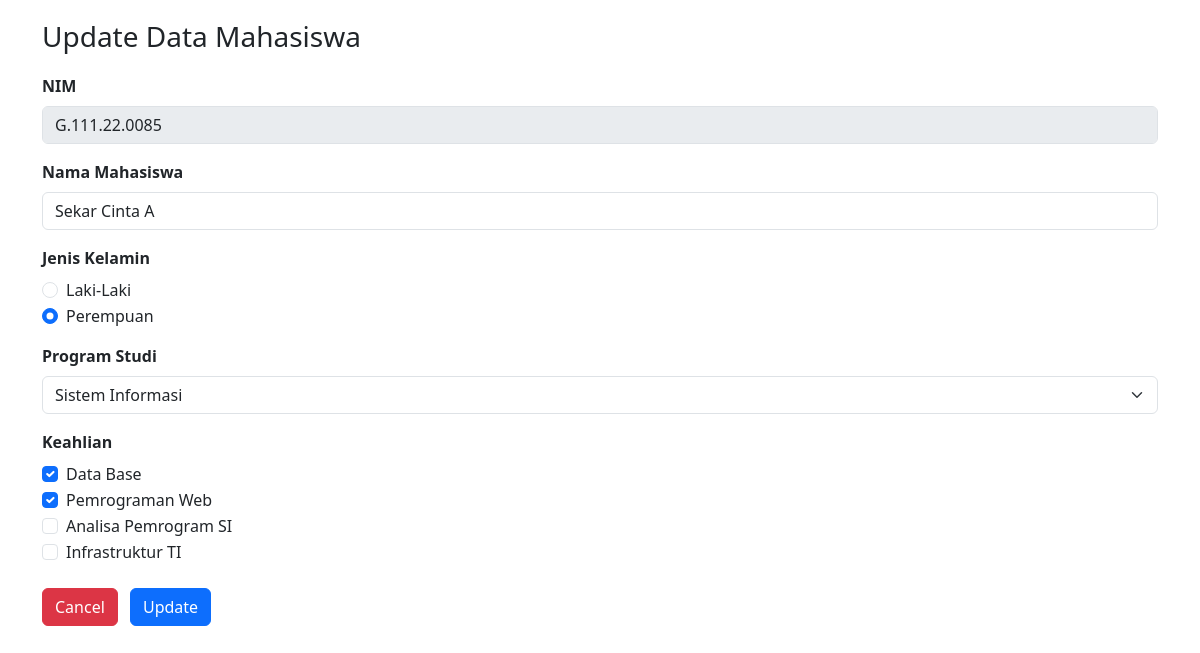
The page /edit_form.php?id=4 on the database its author committed.
### tables this page shows
CREATE TABLE `mahasiswa` (
  `id` int(10) NOT NULL,
  `nim` varchar(50) NOT NULL,
  `nama_mahasiswa` varchar(50) NOT NULL,
  `jenis_kelamin` enum('Laki-Laki','Perempuan','','') NOT NULL,
  `program_studi` varchar(50) NOT NULL,
  `keahlian` varchar(100) NOT NULL
);

### edit_form.php (the view, shortened to what this page needs)
<?php
include("koneksi.php");
$id = $_GET['id'];
$sql = "select * from mahasiswa where id = $id";
$query = mysqli_query($koneksi, $sql);
$mhs = mysqli_fetch_assoc($query);
$checked = explode(",", $mhs['keahlian']);
?>
<!doctype html>
<html lang="en">
  <head>
    <link href="https://cdn.jsdelivr.net/npm/bootstrap@5.3.0-alpha3/dist/css/bootstrap.min.css" rel="stylesheet">
  </head>
  <body>
    <div class="container">
        <div class="col-md-12">
            <h3 style="margin: 20px 0px 20px 0px">Update Data Mahasiswa</h3>
            <form method="post" action="edit_aksi.php" class="form_horizontal">
                <div class="mb-3">
                    <label class="form-label fw-bold">NIM</label>
                    <input type="text" name="nim" class="form-control" value="<?php echo $mhs['nim'] ?>" disabled>
                </div>
                <div class="mb-3">
                    <label class="form-label fw-bold">Nama Mahasiswa</label>
                    <input type="text" name="nama_mahasiswa" class="form-control" value="<?php echo $mhs['nama_mahasiswa'] ?>">
                </div>
                <div class="mb-3">
                    <label class="form-label fw-bold">Jenis Kelamin</label>
                    <div class="form-check">
                        <input class="form-check-input" type="radio" name="jenis_kelamin" value="Laki-Laki" <?php if($mhs['jenis_kelamin']== 'Laki-Laki') echo'checked' ?>>
                        <label class="form-check-label">
                        Laki-Laki
                        </label>
                    </div>
                    <div class="form-check">
                        <input class="form-check-input" type="radio" name="jenis_kelamin" value="Perempuan" <?php if($mhs['jenis_kelamin']== 'Perempuan') echo'checked' ?>>
                        <label class="form-check-label">
                        Perempuan
                    </label>
                    </div>
                </div>
                <div class="mb-3">
                    <label class="form-label fw-bold">Program Studi</label>
                    <select class="form-select" name="program_studi">
                        <option value="Sistem Informasi" <?php if($mhs['program_studi']=='Sistem Informasi') echo 'selected' ?>>Sistem Informasi</option>
                    </select>
                </div>
                <div class="mb-3">
                <label class="form-label fw-bold">Keahlian</label>
                <div class="form-check">
                        <input class="form-check-input" type="checkbox" name="keahlian[]" value="Data Base" <?php if(in_array("Data Base",$checked)) echo "checked" ?>>
                        <label class="form-check-label">
                        Data Base
                        </label>
                    </div>
                    <div class="form-check">
                        <input class="form-check-input" type="checkbox" name="keahlian[]" value="Pemrograman Web" <?php if(in_array("Pemrograman Web",$checked)) echo "checked" ?>>
                        <label class="form-check-label">
                        Pemrograman Web
                        </label>
                    </div>
                     <div class="form-check">
                        <input class="form-check-input" type="checkbox" name="keahlian[]" value="Analisa Pemrogram SI" <?php if(in_array("Analisa Pemrograman SI",$checked)) echo "checked" ?>>
                        <label class="form-check-label">
                        Analisa Pemrogram SI
                        </label>
                    </div>
                    <div class="form-check">
                        <input class="form-check-input" type="checkbox" name="keahlian[]" value="Infrastruktur TI" <?php if(in_array("Infrastruktur TI",$checked)) echo "checked" ?>>
                        <label class="form-check-label">
                        Infrastruktur TI
                        </label>
                     </div>
                </div>
                <div class="form-group mt-4">
                    <button type="reset" name="reset" class="btn btn-danger btn-space">Cancel</button>
                    <button type="submit" name="update" class="btn btn-primary">Update</button>
                </div>
            </form>
        </div>
    </div>
  </body>
</html>

### edit_form.php (style rules this page uses)
.btn-space { margin-right : 8px; }

### rows shown on the page
mahasiswa: nim "G.111.22.0085", nama_mahasiswa "Sekar Cinta A", jenis_kelamin "☑", program_studi "Sistem Informasi", keahlian "☑"
